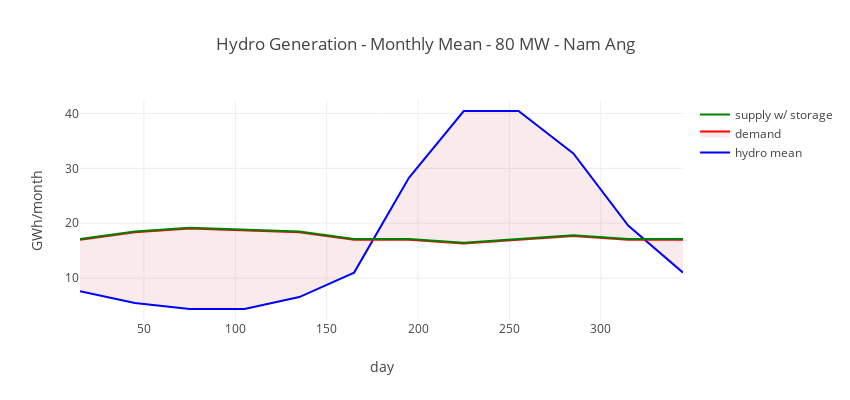

Write notebook code for a chart like this one.
### Code cell
# hydroelectric generation

# define reference monthly electricity demand curve
demand_target = 24  #MW
demand_monthly_energy = adjust_demand_monthly_energy(demand, demand_target)  #GWh/month
print('Reference mean monthly demand: '+str(round(mean(demand_monthly_energy.mean()),1))+' GWh/month'); print('')

# required storage to flatten hydro generation over wet and dry seasons
# calculate monthly diff between demand and hdyro generation
hydro_demand_diff = hydro_mean_monthly - demand_monthly_energy
print('Yearly balance of hydro energy minus demand: '+str(round(hydro_demand_diff.sum(),1))+' GWh/year') 

def energy_storage (demand_diff):
    storage = {'fill':[], 'deplete':[]}
    for i in demand_diff:
        if i > 0:
            storage['fill'].append(i)
        else:
            storage['deplete'].append(i)
    #print(storage)
    print('Yearly filling '+str(round(sum(storage['fill'])+1))+' GWh')
    print('Yearly depletion: '+str(round(sum(storage['deplete']),+1))+' GWh') 
    # Volume = Energy * 3600 s/h / (h * 9.805 * eff /10^6)  #Energy in GWh, Volume in m3
    return storage        

storage = energy_storage(hydro_demand_diff)
resv_storage = sum(storage['fill']) * 3600 / (head_net * 9.805 * 0.9 /10**6)  #m3
print('Required reservior storage: '+str(round(resv_storage/10**6,1))+' mil m3'); print('')

supply_monthly_mean = demand_monthly_energy * (1.00 + hydro_demand_diff.sum()/12 / demand_monthly_energy.mean())

# plot results 
trace1 = go.Scatter(
        y= hydro_mean_monthly,
        x=arange(15, 380, 30),
        mode='lines',
        line=dict(color = 'blue'),    
        name= 'hydro mean',
        )

trace2 = go.Scatter(
        y= demand_monthly_energy,
        x=arange(15, 380, 30),
        mode='lines',    
        line=dict(color = 'red'),
        fill = "tonexty",
        fillcolor = 'rgba(193, 66, 66, 0.1)',
        name= 'demand',
        )

trace3 = go.Scatter(
        y= supply_monthly_mean,
        x=arange(15, 380, 30),
        mode='lines',    
        line=dict(color = 'green'),    
        name= 'supply w/ storage',
        )

layout=go.Layout(title="Hydro Generation - Monthly Mean - "+str(solar_installed)+" MW - "+project, 
                 xaxis={'title':'day'},
                 yaxis={'title':'GWh/month'},
                 width=850,
                 height=400,
                )

figure=go.Figure(data=[trace1, trace2, trace3],layout=layout)

print('Mean monthly discharge = '+str(round(discharge_mean.mean(),1))+' m3/s')
print('Mean hydro energy production monthly= '+str(round(hydro_mean_monthly.mean(),1))+' GWh')
print('Standard deviation of mean hydro energy production monthly = '+str(round(hydro_mean_monthly.std(),1))+' m3/s')
print('Coeff of variation of mean hydro energy production monthly = '+str(round(variation(hydro_mean_monthly),3)))

plotly.iplot(figure)

### Figure 1 — Plotly figure (JSON) as saved in the notebook; plotly's stock layout.template omitted (floating-point values rounded to 4 significant figures)
{"data": [{"line": {"color": "blue"}, "mode": "lines", "name": "hydro mean", "type": "scatter", "x": [15, 45, 75, 105, 135, 165, 195, 225, 255, 285, 315, 345, 375], "y": [7.614, 5.439, 4.351, 4.351, 6.526, 10.99, 28.28, 40.46, 40.46, 32.74, 19.58, 10.99]}, {"fill": "tonexty", "fillcolor": "rgba(193, 66, 66, 0.1)", "line": {"color": "red"}, "mode": "lines", "name": "demand", "type": "scatter", "x": [15, 45, 75, 105, 135, 165, 195, 225, 255, 285, 315, 345, 375], "y": [16.98, 18.33, 19.01, 18.74, 18.33, 16.98, 16.98, 16.3, 16.98, 17.66, 16.98, 16.98]}, {"line": {"color": "green"}, "mode": "lines", "name": "supply w/ storage", "type": "scatter", "x": [15, 45, 75, 105, 135, 165, 195, 225, 255, 285, 315, 345, 375], "y": [17.1, 18.47, 19.15, 18.88, 18.47, 17.1, 17.1, 16.42, 17.1, 17.78, 17.1, 17.1]}], "layout": {"height": 400, "title": "Hydro Generation - Monthly Mean - 80 MW - Nam Ang", "width": 850, "xaxis": {"title": "day"}, "yaxis": {"title": "GWh/month"}}}
